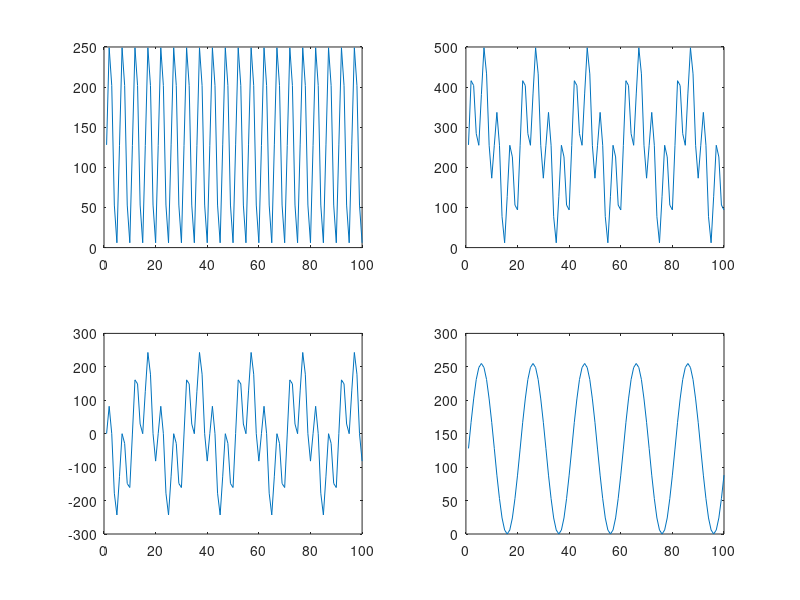

This figure's MATLAB source:
clear all
close all

load('task4-1_data.mat');
X = fft(x)
subplot(2,2,1)
plot(x(1,:));
subplot(2,2,2)
plot(X(1,:));
subplot(2,2,4)

plot(x(2,:));
subplot(2,2,3)
plot(X(2,:));
subplot(2,2,4)
